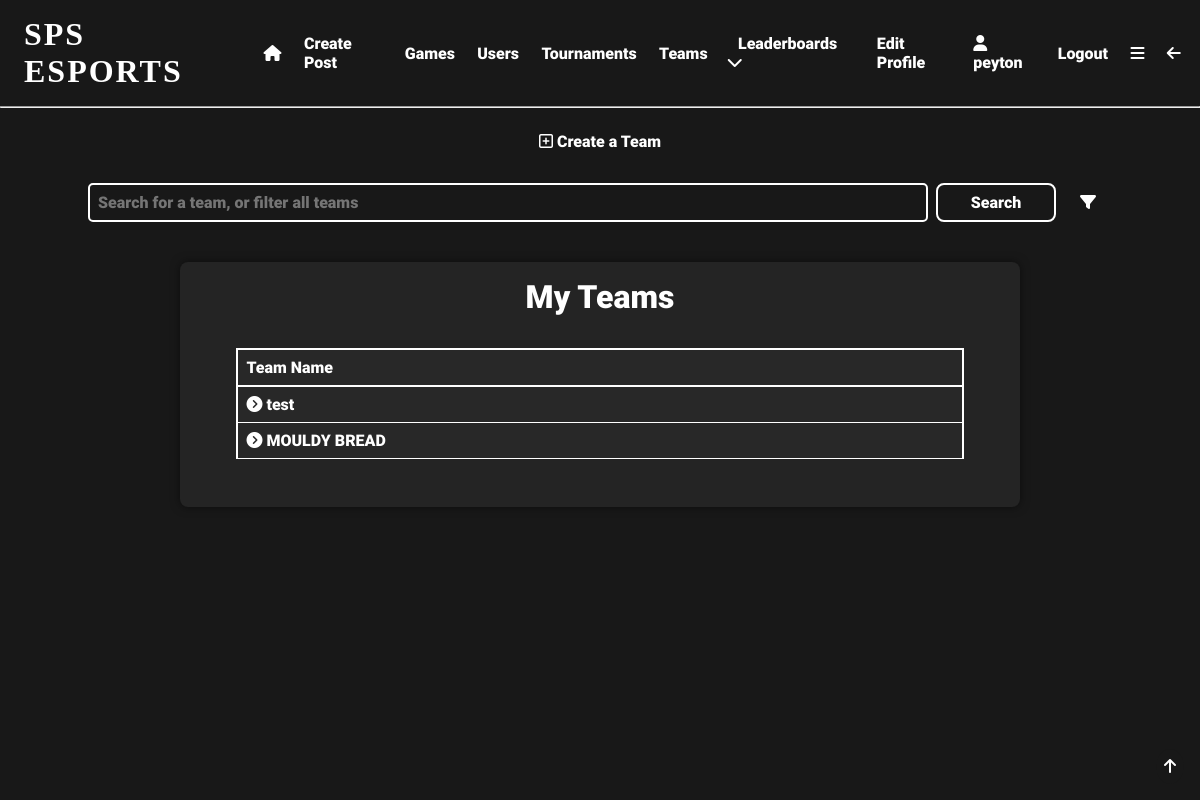
Page /team_search (signed in) on the committed database.
### app/models.py (models this page shows, shortened)
class User(UserMixin, db.Model):
    user_id = db.Column(db.Integer, primary_key=True)
    username = db.Column(db.String(64), index=True, unique=True)
    email = db.Column(db.String(120), index=True, unique=True)
    password_hash = db.Column(db.String(128), nullable=False)
    pfp = db.Column(db.String(140))
    user_bio = db.Column(db.String(140), default='New to SPS eSports!!!')
    pronouns = db.Column(db.String(64), nullable=True)
    skill_level = db.Column(db.String(64), default='Unsure')
    role = db.Column(db.String(64))
    grade = db.Column(db.String(64), nullable=True, default='Unsure')
    availability = db.Column(db.String(140), default='Unsure')
    teams = db.relationship('Teams', back_populates='user')
    team_users = db.relationship('TeamUsers', back_populates='user')
    posts = db.relationship('Posts', back_populates='user')
    likes = db.relationship('Likes', back_populates='user')
    tournaments = db.relationship('Tournaments', back_populates='user')
    favourite_games = db.relationship('FavouriteGames', back_populates='user')
    tournament_users = db.relationship('TournamentUsers', back_populates='user')
    comments = db.relationship('Comments', back_populates='user')
    matches = db.relationship('Matches', back_populates='user')
    match_users = db.relationship('MatchUsers', back_populates='user')
    following = db.relationship('Following', backref='user', foreign_keys='Following.user_id')
    followed = db.relationship('Following', foreign_keys='Following.following_id')
    sponsor = db.relationship('SponsoredUsers', backref='user', foreign_keys='SponsoredUsers.sponsor_id')
    sponsored = db.relationship('SponsoredUsers', foreign_keys='SponsoredUsers.sponsored_id')

class Teams(db.Model):
    team_id = db.Column(db.Integer, primary_key=True, index=True, unique=True, nullable=False)
    team_name = db.Column(db.String(64), index=True, unique=True)
    team_description = db.Column(db.String(140), default='New Team!!!')
    limit = db.Column(db.Integer, default=5)
    availability = db.Column(db.String(140), nullable=True)
    skill_level = db.Column(db.String(64), nullable=True)
    admin_id = db.Column(db.Integer, db.ForeignKey('user.user_id'), name='fk_admin_id')
    user = db.relationship('User', back_populates='teams')
    team_users = db.relationship('TeamUsers', back_populates='team')
    practises = db.relationship('Practises', back_populates='team')

### app/routes.py (the view)
@app.route('/team_search', methods=['GET', 'POST'])
@login_required
def team_search():
    form = TeamSearchForm()
    user = current_user
    user_teams = TeamUsers.query.filter_by(user_id=user.user_id).all()
    teams = []
    for user_team in user_teams:
        team = Teams.query.filter_by(team_id=user_team.team_id).first()
        if team not in teams:
            teams.append(team)
    if form.validate_on_submit():
        if form.team_name.data == '':
            teams = Teams.query.all()
        else:
            teams = Teams.query.filter(Teams.team_name.contains(form.team_name.data)).all()
        skill_level = form.skill_level.data
        availability = form.availability.data
        if skill_level != 'Any Skill Level':
            filtered_teams = []
            for team in teams:
                if team.skill_level == skill_level:
                    filtered_teams.append(team)
            teams = filtered_teams
        if availability != 'Any Availability':
            filtered_teams = []
            for team in teams:
                if team.availability == availability:
                    filtered_teams.append(team)
            teams = filtered_teams
        if form.limit.data != None:
            filtered_teams = []
            for team in teams:
                if team.limit >= form.limit.data:
                    filtered_teams.append(team)
            teams = filtered_teams
        if teams is None:
            flash('No results found. Please try again.')
            return render_template('search_teams.html', title="Search Teams", form=form)
        else:
            final_teams = []
            for team in teams:
                member_number = TeamUsers.query.filter_by(team_id=team.team_id).count()
                capacity = team.limit
                final_teams.append((team, member_number, capacity))
            return render_template('team_results.html', teams=teams, final_teams=final_teams, title="Team Results")
    else:
        print(form.errors)
    return render_template('team_search.html', title="Search Teams", form=form, teams=teams)

### app/forms.py
class TeamSearchForm(FlaskForm):
    team_name = StringField('Team Name')
    skill_level = SelectField('Skill Level', choices=TEAM_SKILL_CHOICES)
    availability = SelectField('Availability', choices=TEAM_AVAILABLE_CHOICES)
    limit = IntegerField('Limit', validators=[optional()])
    submit = SubmitField('Search')

### app/models.py (called while the page is built)
@login.user_loader
def load_user(user_id):
    return User.query.get(int(user_id))  # returns the user id as an integer

### app/templates/team_search.html (shortened to what this page needs)
{% extends 'base.html' %}
{% block content %}
<div class="centre">
    <a href="{{url_for('create_team')}}"><i class="fa-regular fa-square-plus"></i>   Create a Team</a>
</div>
<form action="{{ url_for('team_search') }}" method="post">
    <div class="search-bar">
        <input type="text" name="team_name" id="team_name" placeholder="Search for a team, or filter all teams">
        <input type="submit" value="Search">
        <a href="javascript:showFilters()"><i class="fa-solid fa-filter"></i></a>
    </div>
</form>
<div class="centre">
    <div class="gen-container">
        <h1>My Teams</h1>
        <div class="results">
            <table>
                <tr>
                    <th>Team Name</th>
                </tr>
                {% for team in teams %}
                <tr>
                    <td><a href="{{url_for('team', team_id=team.team_id)}}"><i class="fa-solid fa-circle-chevron-right"></i> {{ team.team_name }}</a></td>
                </tr>
                {% endfor %}
            </table>
        </div>
    </div>
</div>
{% endblock %}

### app/templates/base.html (shortened to what this page needs)
<!DOCTYPE html>
<html lang="en">
<head>
    <link rel="stylesheet" href="{{ url_for('static', filename='css/styles.css') }}">
</head>
<body>
  <div id="top" class="header">
      {% if current_user.is_anonymous %}
        <h1 onclick="location.href='login'">SPS ESPORTS</h1>
        <a href="{{ url_for('login') }}">Login</a>
        <a href="{{ url_for('register') }}">Register</a>
      {% else %}
        <h1 onclick="location.href='{{url_for('index')}}'">SPS ESPORTS</h1>
        <a href="{{ url_for('index') }}"><i class="fa-solid fa-house"></i></a>
        <a href="{{ url_for('create_post') }}">Create Post</a>
        <a href="{{ url_for('search') }}">Games</a>
        <a href="{{ url_for('user_search') }}">Users</a>
        <a href="{{ url_for('tournament_search') }}">Tournaments</a>
        <a href="{{url_for('team_search')}}">Teams</a>
        <div class="expand">
            <div class="expand-button">
                <a href="javascript:showDropdown()">Leaderboards  <i class="fa-solid fa-chevron-down"></i></a>
            </div>
        </div>
        <a href="{{ url_for('edit_profile') }}">Edit Profile</a>
        <a href="{{ url_for('user', username=current_user.username) }}"><i class="fa-solid fa-user"></i>   {{current_user.username}}</a>
        <a href="{{ url_for('logout') }}">Logout</a>
        <a href="javascript:showNavBar()"><i class="fa-solid fa-bars"></i></a>
        <a href="javascript:window.history.back();"><i class="fa-solid fa-arrow-left"></i></a>
      {% endif %}
  </div>
    <hr>
  <div class="topbutton">
    <a href="#top"><i class="fa-solid fa-arrow-up"></i></a>
  </div>
{% block content %} {% endblock %}
</body>
</html>

### app/static/css/styles.css (style rules this page uses)
* { margin: 0; padding: 0; box-sizing: border-box; scroll-behavior: smooth; scrollbar-width: thin; scrollbar-color: white var(--bg); }
body { background: var(--bg); color: white; }
:root { --accent: #e81c29; --bg: #181818; --bg2: #282828; --lightbg: rgba(255,255,255,0.05); }
.header { display:flex; align-items: center; padding: 1em 0.5em; }
.header a { padding: 0em 0.7em; font-family: 'Roboto'; font-size: 1em; text-decoration: none; transition: 0.5s; position: relative; transition: 0.3s; color: white; }
.header a::before { content: ''; position: absolute; width: 100%; height: 2px; left: 0; bottom: -2px; background-color: var(--accent); transform-origin: right; transform: scaleX(0); transition: transform 0.3s; }
.header h1 { box-shadow: inset 0 0 0 0 var(--bg); font-family: 'Nausea'; letter-spacing: 2px; padding: 0 0.5em; position: relative; transition: color 0.3s ease-in-out, box-shadow 0.3s ease-in-out; }
.expand { font-family: 'Roboto'; padding: 0.5em; position: relative; }
h1 { font-family: 'Roboto'; font-size: 2em; }
.centre h1 { text-align: center; }
.topbutton { position: fixed; bottom: 1em; right: 1em; padding: 0.5em; border-radius: 50%; background-color: var(--bg); color: white; font-family: 'Roboto'; font-size: 1em; transition: 0.5s; }
a { color: white; text-decoration: none; transition: 0.5s; padding: 0.5em 0; position: relative; font-family: 'Roboto'; }
a::before { content: ''; position: absolute; width: 100%; height: 2px; left: 0; bottom: -2px; background-color: var(--accent); transform-origin: right; transform: scaleX(0); transition: transform 0.3s; }
[type="submit"] { padding: 1em 2em; transition: 0.5s; border: 2px solid white; border-radius: 0.5em; background-color: var(--bg); color: white; font-family: 'Roboto'; font-size: 1em; }
input[type="text"] { padding: 0.5em; margin: 0.5em; border: 2px solid white; border-radius: 5px; background-color: var(--bg); color: white; font-family: 'Roboto'; font-size: 1em; }
.centre { display: flex; flex-flow: row wrap; align-items: center; justify-content: center; width: 100%; margin: 1em 0; }
.search-bar { display: flex; flex-flow: row; align-items: center; justify-content: center; width: 100%; margin: 1em 0; }
.search-bar input { width: 70%; }
.search-bar input[type="submit"] { width: 10%; padding: 0.5em; }
.search-bar a { padding: 0.5em; margin: 0em 1em; }
.results { display: flex; flex-flow: column wrap; align-items: center; justify-content: center; width: 90%; margin: 1em 0; font-family: 'Roboto'; }
.results table { width: 100%; border-collapse: collapse; margin: 1em 0; text-align: left; }
.results th { padding: 0.5em; border: 2px solid white; background-color: var(--bg2); }
.results td { padding: 0.5em; border: 1px solid white; border-right: 2px solid white; border-left: 2px solid white; background-color: var(--bg2); }
.results a::before { top: 80%; }
.gen-container { display: flex; flex-flow: column wrap; align-items: center; justify-content: center; width: 70%; margin: 1em 0; font-family: 'Roboto'; background-color: var(--lightbg); padding: 1em; border-radius: 0.5em; box-shadow: 0 0 10px 0 rgba(0,0,0,0.5); }

### rows in the picture
User: username "peyton"
Teams: team_name "test"
Teams: team_name "MOULDY BREAD"
